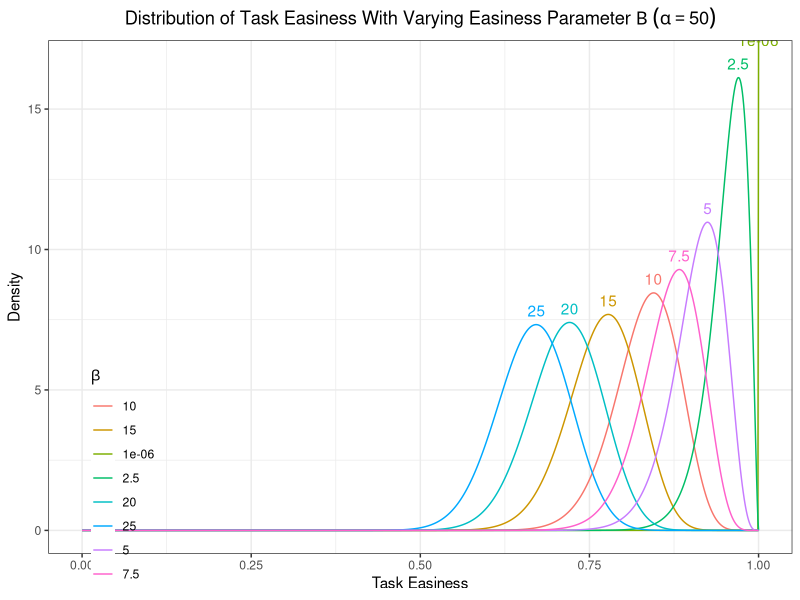
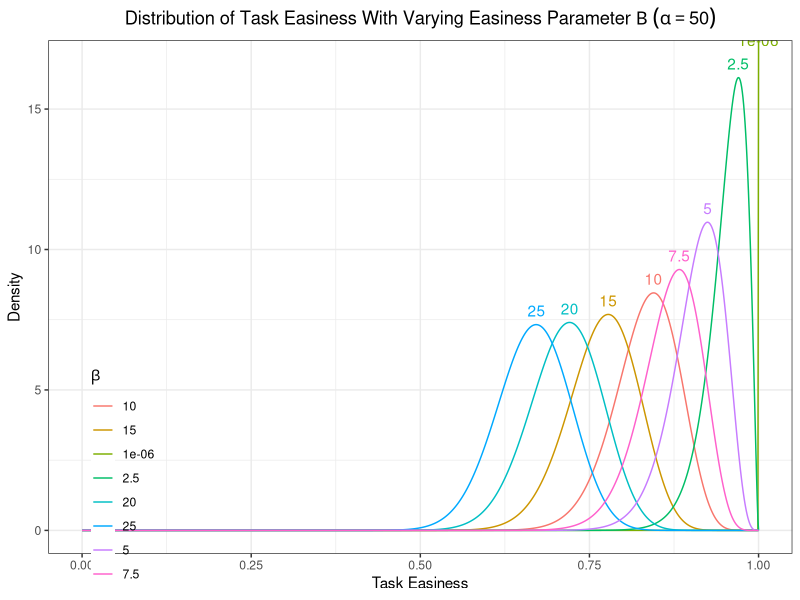

The R source for these figures, in order:
# plots of beta distribution over range of params
library(tidyverse)
library(magrittr)
values = list()
alpha = 50

plot_theme <- theme_bw() +
  theme(legend.position=c(0.1,0.15), 
        plot.title = element_text(hjust = 0.5), 
        plot.subtitle = element_text(hjust = 0.5),
        legend.background = element_blank())

x = seq(0, 1, length.out = 1000)
for (beta in c(1e-6, 2.5, 5, 7.5, 10, 15, 20, 25)){
  values[[as.character(beta)]] <- dbeta(x, shape1=alpha, shape2=beta)
}
results <- dplyr::bind_cols(values)
results$x_val <- x
results %<>% tidyr::gather(key="beta", value="density", -x_val)

results %>% ggplot(aes(x = x_val, y = density, color=beta, group=beta)) +
  geom_line() +
  ggtitle(expression(Distribution~of~Task~Easiness~With~Varying~Easiness~Parameter~Beta~(alpha==50))) +
  geom_text(data=results%>%dplyr::group_by( beta)%>%filter(density==max(density)),
            aes(x=x_val, y=density+0.5, label=beta), show.legend = FALSE) +
  labs(color = expression(beta))+
  ylab("Density") +
  xlab("Task Easiness") +
  plot_theme
ggsave("easiness.png", device = "png", width=10, height=8)
